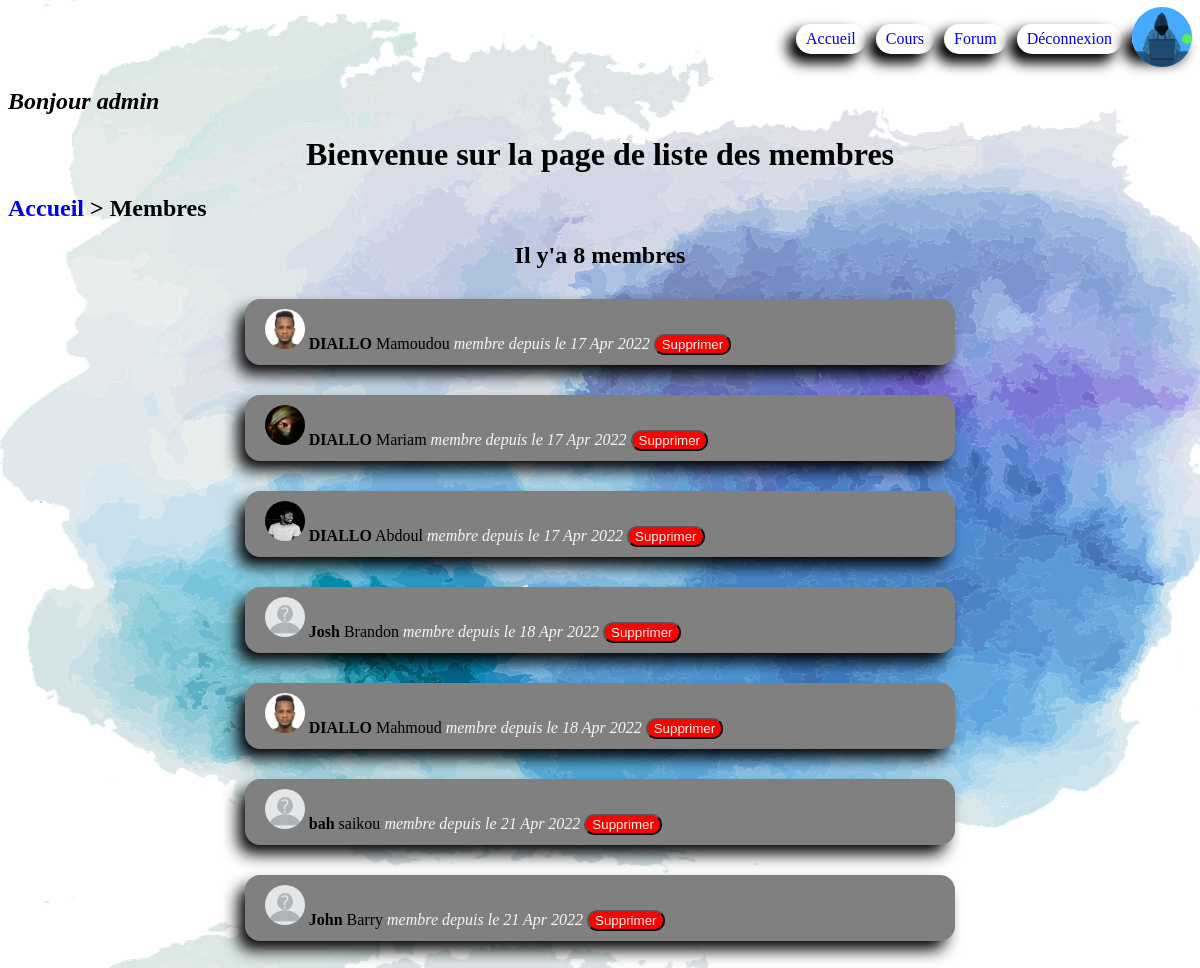
Screenshot of /index.php?location=allMembers (signed in) with the database file from the repository.
### tables this page shows
CREATE TABLE `members` (
  `id` int NOT NULL,
  `firstName` varchar(255) NOT NULL,
  `lastName` varchar(255) NOT NULL,
  `birthday` date NOT NULL,
  `email` varchar(255) NOT NULL,
  `username` varchar(255) NOT NULL,
  `password_` varchar(255) NOT NULL,
  `inscription_date` datetime NOT NULL DEFAULT CURRENT_TIMESTAMP,
  `gender` varchar(10) NOT NULL,
  `picture` varchar(255) NOT NULL,
  `status_` varchar(20) NOT NULL DEFAULT 'not_answered',
  `level_` int NOT NULL DEFAULT '0'
);

### Controller/controller.php (called while the page is built, shortened)
<?php
require("Model/model.php");
function members()
{
    $members= allMembers();
    $total= totalMembers();
    require('View/members.php');
}

### Model/model.php (called while the page is built, shortened)
<?php
function dataBaseConnexion()
{
    try
    {
        $data_base= new PDO('mysql:host=localhost;dbname=WebProject;charset=utf8', 'root', 'Moud1997@');
        return $data_base;
    }
    catch(Exception $e)
    {
        die("Erreur : ".$e->getMessage());
    }
}
function allMembers()
{
    $data_base= dataBaseConnexion();
    $members= $data_base->query('SELECT id, username, email, firstName, lastName, picture, DATE_FORMAT(inscription_date, \'%d %b %Y\') AS date_ FROM members');
    $members->execute();
    return $members;
}
function totalMembers()
{
    $data_base= dataBaseConnexion();
    $number= $data_base->prepare("SELECT COUNT(*) AS total FROM members");
    $number->execute();
    $total= $number->fetch();
    return $total;
}

### View/members.php (the view, shortened to what this page needs)
<!DOCTYPE html>
<html lang="en">
<head>
    <link rel="stylesheet" href="Public/CSS/menu.css?ts=<?=time()?>">
    <link rel="stylesheet" href="Public/CSS/members.css?ts=<?=time()?>">
</head>
<body>
    <?php require('headerAdmin.php'); ?>
    <?php if(isset($_SESSION['admin_username'])) :?>
        <h2><em>Bonjour <?=$_SESSION['admin_username']?></em></h2>
    <?php endif ?>
    <h1>Bienvenue sur la page de liste des membres</h1>
    <h2><a href="index.php?location=adminHome">Accueil</a> > Membres</h2>
    <?php if(isset($total)): ?>
        <h2 class="total">Il y'a <?=$total['total']?> membres</h2>
    <?php endif?>
    <?php if(isset($members)):?>
        <?php while($data= $members->fetch()) :?>
            <?php if($data['username'] != "admin"): ?>
                <p>
                    <img src="<?=$data['picture']?>" alt=""> <strong><?=$data['firstName']?></strong> <?=$data['lastName']?> <em>membre depuis le <?=$data['date_']?></em> <a href="index.php?location=memberDelete&idUser=<?=$data['id']?>"><button>Supprimer</button></a>
                </p>
            <?php endif ?>
        <?php endwhile?>
    <?php endif ?>
</body>
</html>

### Public/CSS/menu.css (style rules this page uses)
a { text-decoration: none; }

### Public/CSS/members.css (style rules this page uses)
body { background: url("../Image/fond5.png"); }
h1, .total { text-align: center; font-family: "Brush Script MT", cursive; }
h2 { font-family: "Brush Script MT", cursive; }
button { background-color: red; color: whitesmoke; border-radius: 10px; cursor: pointer; }
img { height: 40px; width: 40px; border-radius: 50%; }
p { background-color: gray; padding: 10px 20px; border-radius: 15px; -webkit-box-shadow: -8px 10px 16px -1px #000000; box-shadow: -8px 10px 16px -1px #000000; margin: 30px 20%; }
p em { color: whitesmoke; }

### rows the page displays
members: picture (picture), firstName "DIALLO", lastName "Mamoudou", date_ "17 Apr 2022"
members: picture (picture), firstName "DIALLO", lastName "Mariam", date_ "17 Apr 2022"
members: picture (picture), firstName "DIALLO", lastName "Abdoul", date_ "17 Apr 2022"
members: picture (picture), firstName "Josh", lastName "Brandon", date_ "18 Apr 2022"
members: picture (picture), firstName "DIALLO", lastName "Mahmoud", date_ "18 Apr 2022"
members: picture (picture), firstName "bah", lastName "saikou", date_ "21 Apr 2022"
members: picture (picture), firstName "John", lastName "Barry", date_ "21 Apr 2022"

### other values shown
$_SESSION['admin_username'] "admin"
$total['total'] "8"
